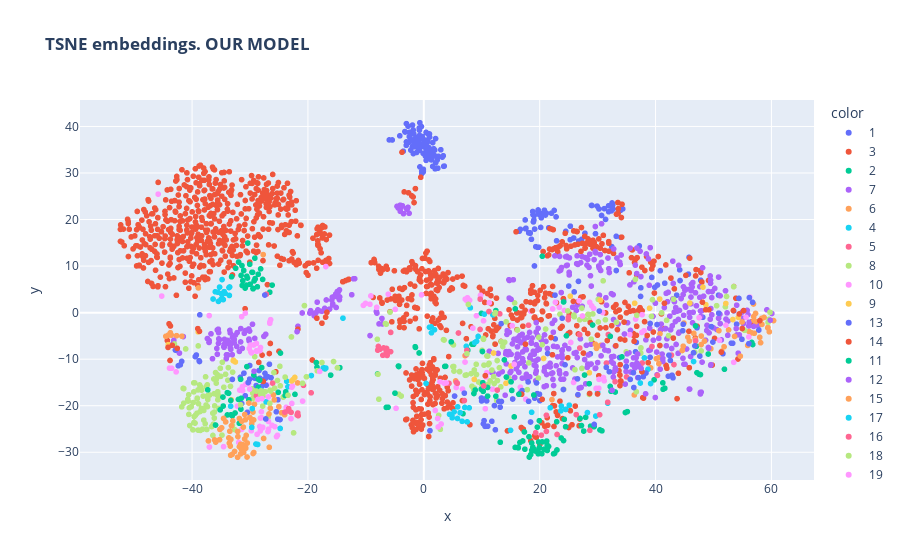

Here is the notebook cell this chart was saved with:
### Code cell
import plotly.express as px
import plotly

plotly.offline.init_notebook_mode(connected=True)
sections = list(map(str, okved_data['section_id'].values))

fig = px.scatter(x=embeddings_model_2d[:, 0], y=embeddings_model_2d[:, 1], color=sections,
                 title='<b>TSNE embeddings. OUR MODEL</b>', hover_name=okved_data['name_okved'])

fig
